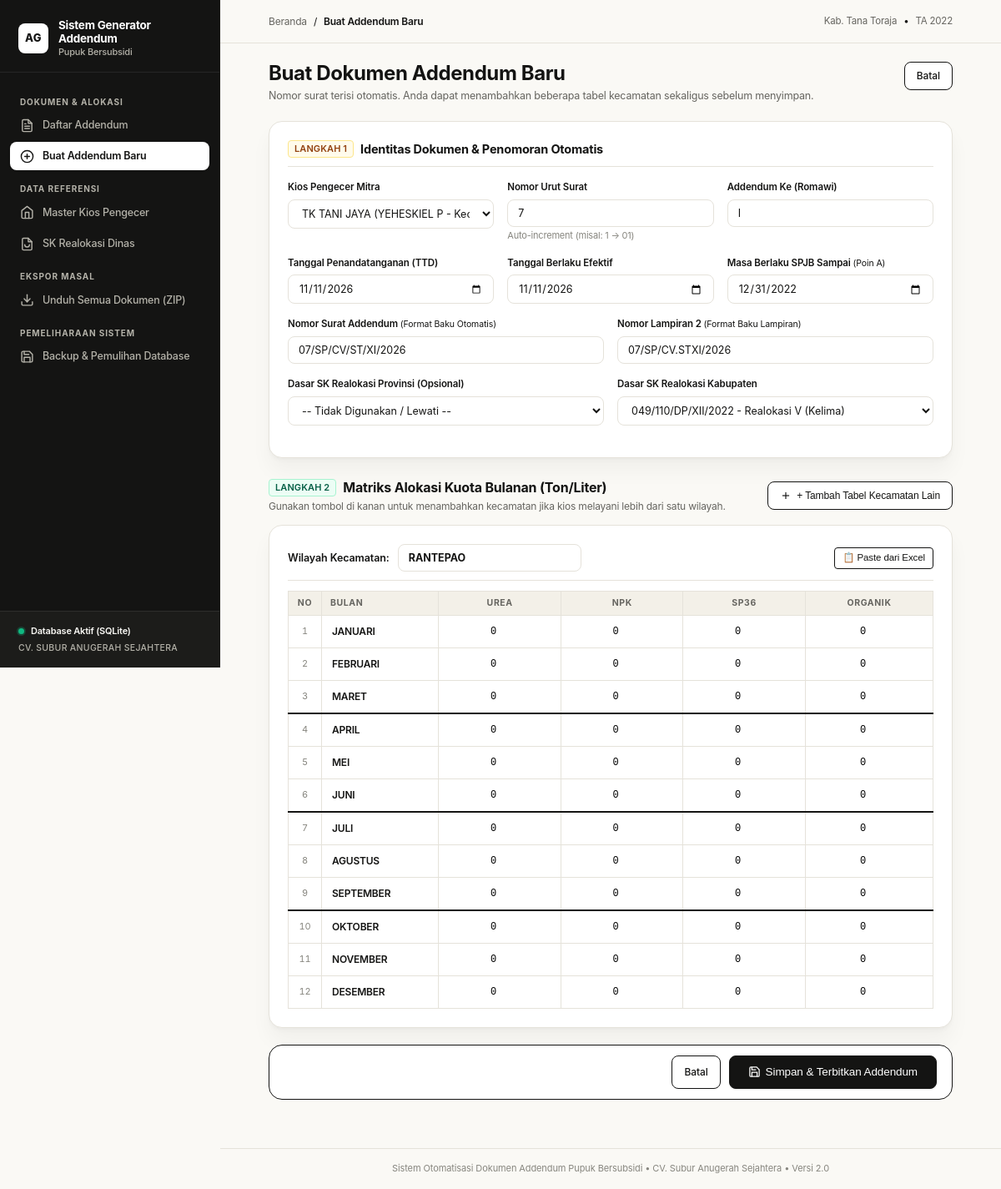
The app's page /addendum/create with its own data.
### models.py (models this page shows)
class JenisPupuk(Base):
    __tablename__ = "jenis_pupuk"
    id = Column(Integer, primary_key=True, autoincrement=True)
    kode = Column(String(20), unique=True, nullable=False)
    nama = Column(String(50), nullable=False)
    satuan = Column(String(20), default="Ton/Liter")
    urutan = Column(Integer, default=1)

### app.py (the view, shortened to what this page needs)
@app.route("/addendum/create", methods=["GET", "POST"])
def create_addendum():
    db = get_db()
    perjanjian_induk_list = db.query(PerjanjianInduk).options(joinedload(PerjanjianInduk.kios)).all()
    sk_provinsi_list = db.query(SKRealokasi).filter(SKRealokasi.tingkat == "Provinsi").all()
    sk_kabupaten_list = db.query(SKRealokasi).filter(SKRealokasi.tingkat == "Kabupaten").all()
    jenis_pupuk_list = db.query(JenisPupuk).order_by(JenisPupuk.urutan).all()
    bulan_list = [(b, BULAN_INDONESIA.get(b, "").upper()) for b in range(1, 13)]
    today = date.today()
    default_date = today.strftime("%Y-%m-%d")
    total_existing = db.query(Addendum).count()
    suggested_urut = total_existing + 1
    suggested_nomor = generate_nomor_surat_addendum(suggested_urut, today)
    suggested_lampiran = generate_nomor_surat_addendum(suggested_urut, today, format_lampiran=True)
    default_kios_kec = "BITTUANG"
    if perjanjian_induk_list and perjanjian_induk_list[0].kios:
        default_kios_kec = perjanjian_induk_list[0].kios.kecamatan.upper()
    return render_template(
        "addendum_form.html",
        perjanjian_induk_list=perjanjian_induk_list,
        sk_provinsi_list=sk_provinsi_list,
        sk_kabupaten_list=sk_kabupaten_list,
        jenis_pupuk_list=jenis_pupuk_list,
        bulan_list=bulan_list,
        default_date=default_date,
        suggested_urut=suggested_urut,
        suggested_nomor=suggested_nomor,
        suggested_lampiran=suggested_lampiran,
        default_kios_kec=default_kios_kec
    )

### app.py (called while the page is built)
def get_db():
    if "db" not in g:
        g.db = SessionLocal()
    return g.db

@app.teardown_appcontext
def teardown_db(exception=None):
    db = g.pop("db", None)
    if db is not None:
        db.close()

### terbilang.py (called while the page is built)
def generate_nomor_surat_addendum(nomor_urut: int, dt, format_lampiran=False) -> str:
    romawi = BULAN_ROMALI.get(dt.month, "I")
    tahun = dt.year
    urut_str = f"{nomor_urut:02d}"
    if format_lampiran:
        return f"{urut_str}/SP/CV.ST{romawi}/{tahun}"
    return f"{urut_str}/SP/CV/ST/{romawi}/{tahun}"

### templates/addendum_form.html (shortened to what this page needs)
{% extends "base.html" %}
{% block breadcrumb %}Buat Addendum Baru{% endblock %}
{% block content %}
<div class="page-title-group">
  <div>
    <h1 class="page-headline">Buat Dokumen Addendum Baru</h1>
    <p class="page-subheadline">
      Nomor surat terisi otomatis. Anda dapat menambahkan beberapa tabel kecamatan sekaligus sebelum menyimpan.
    </p>
  </div>
  <div class="page-action-buttons">
    <a href="{{ url_for('index') }}" class="btn btn-secondary">
      Batal
    </a>
  </div>
</div>
<form method="POST" action="{{ url_for('create_addendum') }}">
  <div class="form-card" style="margin-bottom: 24px;">
    <div style="display: flex; align-items: center; gap: 8px; margin-bottom: 16px; border-bottom: 1px solid var(--border); padding-bottom: 10px;">
      <span class="badge badge-amber" style="font-size: 11px;">LANGKAH 1</span>
      <h3 style="font-size: 14.5px; font-weight: 700; color: var(--text-primary); margin: 0;">
        Identitas Dokumen & Penomoran Otomatis
      </h3>
    </div>
    <div class="form-grid-3">
      <div class="form-group">
        <label class="form-label">Kios Pengecer Mitra</label>
        <select id="select_kios" name="perjanjian_induk_id" class="form-select" required>
          {% for pi in perjanjian_induk_list %}
            <option value="{{ pi.id }}" data-kec="{{ pi.kios.kecamatan }}">{{ pi.kios.nama_kios }} ({{ pi.kios.nama_pemilik }} - Kec. {{ pi.kios.kecamatan }})</option>
          {% endfor %}
        </select>
      </div>
      <div class="form-group">
        <label class="form-label">Nomor Urut Surat</label>
        <input type="number" id="input_nomor_urut" class="form-input" value="{{ suggested_urut }}" min="1" required>
        <div style="font-size: 11px; color: var(--text-muted); margin-top: 3px;">Auto-increment (misal: 1 &rarr; 01)</div>
      </div>
      <div class="form-group">
        <label class="form-label">Addendum Ke (Romawi)</label>
        <input type="text" name="addendum_ke" class="form-input" value="I" placeholder="Contoh: I, II, III" required>
      </div>
    </div>
    <div class="form-grid-3" style="display: grid; grid-template-columns: repeat(3, 1fr); gap: 16px;">
      <div class="form-group">
        <label class="form-label">Tanggal Penandatanganan (TTD)</label>
        <input type="date" id="input_tanggal_ttd" name="tanggal_ttd" class="form-input" value="{{ default_date }}" required>
      </div>
      <div class="form-group">
        <label class="form-label">Tanggal Berlaku Efektif</label>
        <input type="date" name="tanggal_berlaku_efektif" class="form-input" value="{{ default_date }}" required>
      </div>
      <div class="form-group">
        <label class="form-label">
          Masa Berlaku SPJB Sampai
          <span style="font-size: 10.5px; font-weight: normal; color: var(--primary);">(Poin A)</span>
        </label>
        <input type="date" name="tanggal_spjb_sampai" class="form-input" value="2022-12-31" required>
      </div>
    </div>
    <div class="form-grid-2">
      <div class="form-group">
        <label class="form-label">
          Nomor Surat Addendum
          <span style="font-size: 10.5px; font-weight: normal; color: var(--primary);">(Format Baku Otomatis)</span>
        </label>
        <input type="text" id="input_nomor_addendum" name="nomor_addendum" class="form-input" value="{{ suggested_nomor }}" required>
      </div>
      <div class="form-group">
        <label class="form-label">
          Nomor Lampiran 2
          <span style="font-size: 10.5px; font-weight: normal; color: var(--primary);">(Format Baku Lampiran)</span>
        </label>
        <input type="text" id="input_nomor_lampiran_2" name="nomor_lampiran_2" class="form-input" value="{{ suggested_lampiran }}" required>
      </div>
    </div>
    <div class="form-grid-2">
      <div class="form-group">
        <label class="form-label">Dasar SK Realokasi Provinsi (Opsional)</label>
        <select name="sk_provinsi_id" class="form-select">
          <option value="">-- Tidak Digunakan / Lewati --</option>
        </select>
      </div>
      <div class="form-group">
        <label class="form-label">Dasar SK Realokasi Kabupaten</label>
        <select name="sk_kabupaten_id" class="form-select">
          {% for sk in sk_kabupaten_list %}
            <option value="{{ sk.id }}">{{ sk.nomor_sk }} - {{ sk.realokasi_ke }}</option>
          {% endfor %}
        </select>
      </div>
    </div>
  </div>
  <div style="display: flex; justify-content: space-between; align-items: center; margin-bottom: 14px;">
    <div>
      <div style="display: flex; align-items: center; gap: 8px;">
        <span class="badge badge-green" style="font-size: 11px;">LANGKAH 2</span>
        <h2 style="font-size: 16px; font-weight: 700; color: var(--text-primary); margin: 0;">
          Matriks Alokasi Kuota Bulanan (Ton/Liter)
        </h2>
      </div>
      <p style="font-size: 12px; color: var(--text-secondary); margin-top: 2px;">
        Gunakan tombol di kanan untuk menambahkan kecamatan jika kios melayani lebih dari satu wilayah.
      </p>
    </div>
    <button type="button" onclick="tambahTabelKecamatan()" class="btn btn-secondary">
      <svg width="14" height="14" viewBox="0 0 24 24" fill="none" stroke="currentColor" stroke-width="2"><line x1="12" y1="5" x2="12" y2="19"></line><line x1="5" y1="12" x2="19" y2="12"></line></svg>
      + Tambah Tabel Kecamatan Lain
    </button>
  </div>
  <div id="kecamatan_tables_container">
    <div class="form-card kecamatan-card" id="card_kec_0" style="margin-bottom: 20px;">
      <div style="display: flex; justify-content: space-between; align-items: center; margin-bottom: 12px; border-bottom: 1px solid var(--border); padding-bottom: 10px;">
        <div style="display: flex; align-items: center; gap: 10px;">
          <label class="form-label" style="margin-bottom: 0; font-size: 12.5px;">Wilayah Kecamatan:</label>
          <input type="text" id="kec_name_0" name="kecamatan_name_block_0" class="form-input"
                 value="{{ default_kios_kec }}" placeholder="Contoh: BITTUANG"
                 style="width: 220px; text-transform: uppercase; font-weight: 700; color: var(--primary);" required>
        </div>
        <div style="display: flex; gap: 8px; align-items: center;">
          <button type="button" class="btn btn-secondary btn-sm" onclick="openExcelModalForTable(this)" title="Salin & tempel tabel alokasi langsung dari Microsoft Excel">
            📋 Paste dari Excel
          </button>
        </div>
      </div>
      <table class="matrix-input-table">
        <thead>
          <tr>
            <th style="width: 40px;">NO</th>
            <th style="width: 140px; text-align: left; padding-left: 10px;">BULAN</th>
            {% for p in jenis_pupuk_list %}
              <th>{{ p.kode }}</th>
            {% endfor %}
          </tr>
        </thead>
        <tbody>
          {% for b_idx, bulan_nama in bulan_list %}
          <tr class="{% if b_idx in [3, 6, 9] %}quarter-end{% endif %}">
            <td style="color: var(--text-muted); font-size: 11px;">{{ b_idx }}</td>
            <td class="col-bulan-title">{{ bulan_nama }}</td>
            {% for p in jenis_pupuk_list %}
              <td>
                <input type="number" step="any" min="0" name="kuota_block_0_{{ b_idx }}_{{ p.id }}" value="0">
              </td>
            {% endfor %}
          </tr>
          {% endfor %}
        </tbody>
      </table>
    </div>
  </div>
  <div style="position: sticky; bottom: 16px; z-index: 10; background: rgba(255, 255, 255, 0.95); backdrop-filter: blur(4px); border: 1px solid var(--border-strong); padding: 12px 18px; border-radius: var(--radius-md); box-shadow: var(--shadow-md); display: flex; justify-content: flex-end; gap: 10px;">
    <a href="{{ url_for('index') }}" class="btn btn-secondary">Batal</a>
    <button type="submit" class="btn btn-primary btn-lg">
      <svg width="15" height="15" viewBox="0 0 24 24" fill="none" stroke="currentColor" stroke-width="2"><path d="M19 21H5a2 2 0 0 1-2-2V5a2 2 0 0 1 2-2h11l5 5v11a2 2 0 0 1-2 2z"></path><polyline points="17 21 17 13 7 13 7 21"></polyline><polyline points="7 3 7 8 15 8"></polyline></svg>
      Simpan & Terbitkan Addendum
    </button>
  </div>
</form>
{% endblock %}

### records on screen
JenisPupuk: kode "UREA"
JenisPupuk: kode "NPK"
JenisPupuk: kode "SP36"
JenisPupuk: kode "ORGANIK"

### other values on screen
{{ tahun_anggaran or 2022 }} "2022"
{{ b_idx }} "1" "2" "3" "4" "5" "6" "7" "8" "9" "10" "11" "12"
{{ bulan_nama }} "JANUARI" "FEBRUARI" "MARET" "APRIL" "MEI" "JUNI" "JULI" "AGUSTUS" "SEPTEMBER" "OKTOBER" "NOVEMBER" "DESEMBER"
form field perjanjian_induk_id "TK TANI JAYA (YEHESKIEL P - Kec. Rantepao)"
form field sk_kabupaten_id "049/110/DP/XII/2022 - Realokasi V (Kelima)"
